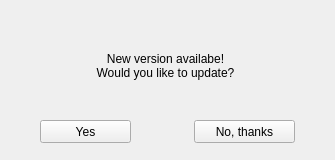
<?xml version="1.0" encoding="UTF-8"?>
<ui version="4.0">
 <class>MainWindow</class>
 <widget class="QMainWindow" name="MainWindow">
  <property name="geometry">
   <rect>
    <x>0</x>
    <y>0</y>
    <width>335</width>
    <height>160</height>
   </rect>
  </property>
  <property name="windowTitle">
   <string>MainWindow</string>
  </property>
  <widget class="QWidget" name="centralwidget">
   <widget class="QWidget" name="optionsPlane_3" native="true">
    <property name="geometry">
     <rect>
      <x>0</x>
      <y>0</y>
      <width>335</width>
      <height>160</height>
     </rect>
    </property>
    <property name="class" stdset="0">
     <string>plane</string>
    </property>
    <widget class="QPushButton" name="updateButton">
     <property name="geometry">
      <rect>
       <x>40</x>
       <y>120</y>
       <width>91</width>
       <height>23</height>
      </rect>
     </property>
     <property name="cursor">
      <cursorShape>PointingHandCursor</cursorShape>
     </property>
     <property name="text">
      <string>Yes</string>
     </property>
     <property name="class" stdset="0">
      <string>mainButton</string>
     </property>
    </widget>
    <widget class="QPushButton" name="refuseButton">
     <property name="geometry">
      <rect>
       <x>194</x>
       <y>120</y>
       <width>101</width>
       <height>23</height>
      </rect>
     </property>
     <property name="cursor">
      <cursorShape>PointingHandCursor</cursorShape>
     </property>
     <property name="text">
      <string>No, thanks</string>
     </property>
     <property name="class" stdset="0">
      <string>regularButton</string>
     </property>
    </widget>
    <widget class="QLabel" name="Label">
     <property name="geometry">
      <rect>
       <x>40</x>
       <y>30</y>
       <width>251</width>
       <height>71</height>
      </rect>
     </property>
     <property name="text">
      <string>New version availabe!
Would you like to update?</string>
     </property>
     <property name="alignment">
      <set>Qt::AlignCenter</set>
     </property>
     <property name="class" stdset="0">
      <string>regularText</string>
     </property>
    </widget>
   </widget>
  </widget>
 </widget>
 <resources/>
 <connections/>
</ui>
